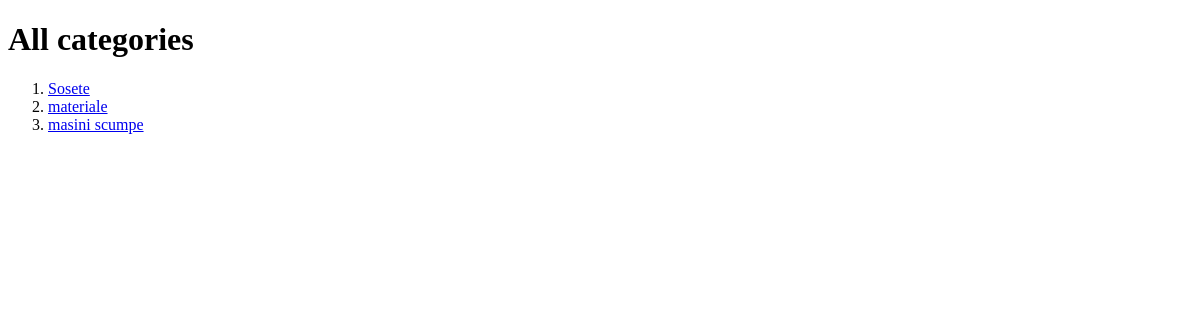
The page /Shop/categories on the database as committed earlier.
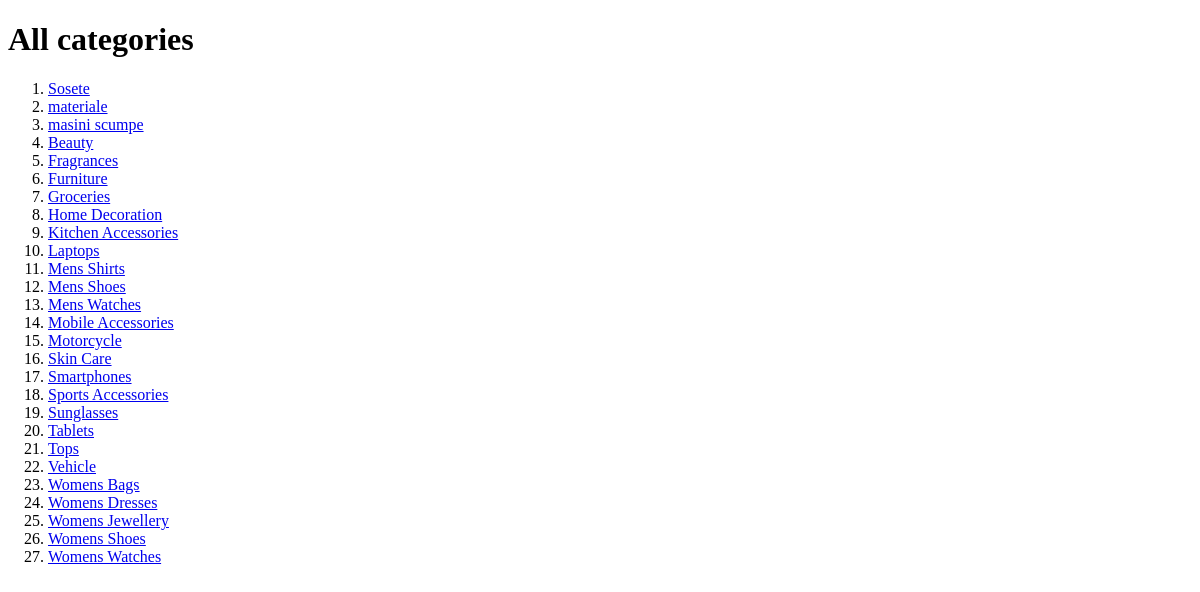
The same page on the database as committed later.
### Shop/models.py (models this page shows, shortened)
class Category(models.Model):
    name = models.CharField(max_length=255)
    description = models.TextField()
    slug = models.SlugField()
    class Meta:
        verbose_name = "categorie"

### Shop/views.py (the view)
# urls.py: path("categories", all_categories_view),
def all_categories_view(request):
	categories = Category.objects.all()
	context = {
		'categories': categories
	}
	return render(request, 'all_categories.html', context)

### Shop/templates/all_categories.html (shortened to what this page needs)
<!DOCTYPE html>
<html lang="en">
<head>
</head>
<body>
    <h1>All categories</h1>
    <ol>
        {% for cat in categories  %}
            <li>
                <a href="categories/{{cat.slug}}">{{cat.name}}</a>
            </li>
        {% endfor %}
    </ol>
</body>
</html>

Rows that differ between the two databases and show on the page:
added Category: name "Beauty"
added Category: name "Fragrances"
added Category: name "Furniture"
added Category: name "Groceries"
added Category: name "Home Decoration"
added Category: name "Kitchen Accessories"
added Category: name "Laptops"
added Category: name "Mens Shirts"
added Category: name "Mens Shoes"
added Category: name "Mens Watches"
added Category: name "Mobile Accessories"
added Category: name "Motorcycle"
added Category: name "Skin Care"
added Category: name "Smartphones"
added Category: name "Sports Accessories"
added Category: name "Sunglasses"
added Category: name "Tablets"
added Category: name "Tops"
added Category: name "Vehicle"
added Category: name "Womens Bags"
added Category: name "Womens Dresses"
added Category: name "Womens Jewellery"
added Category: name "Womens Shoes"
added Category: name "Womens Watches"
